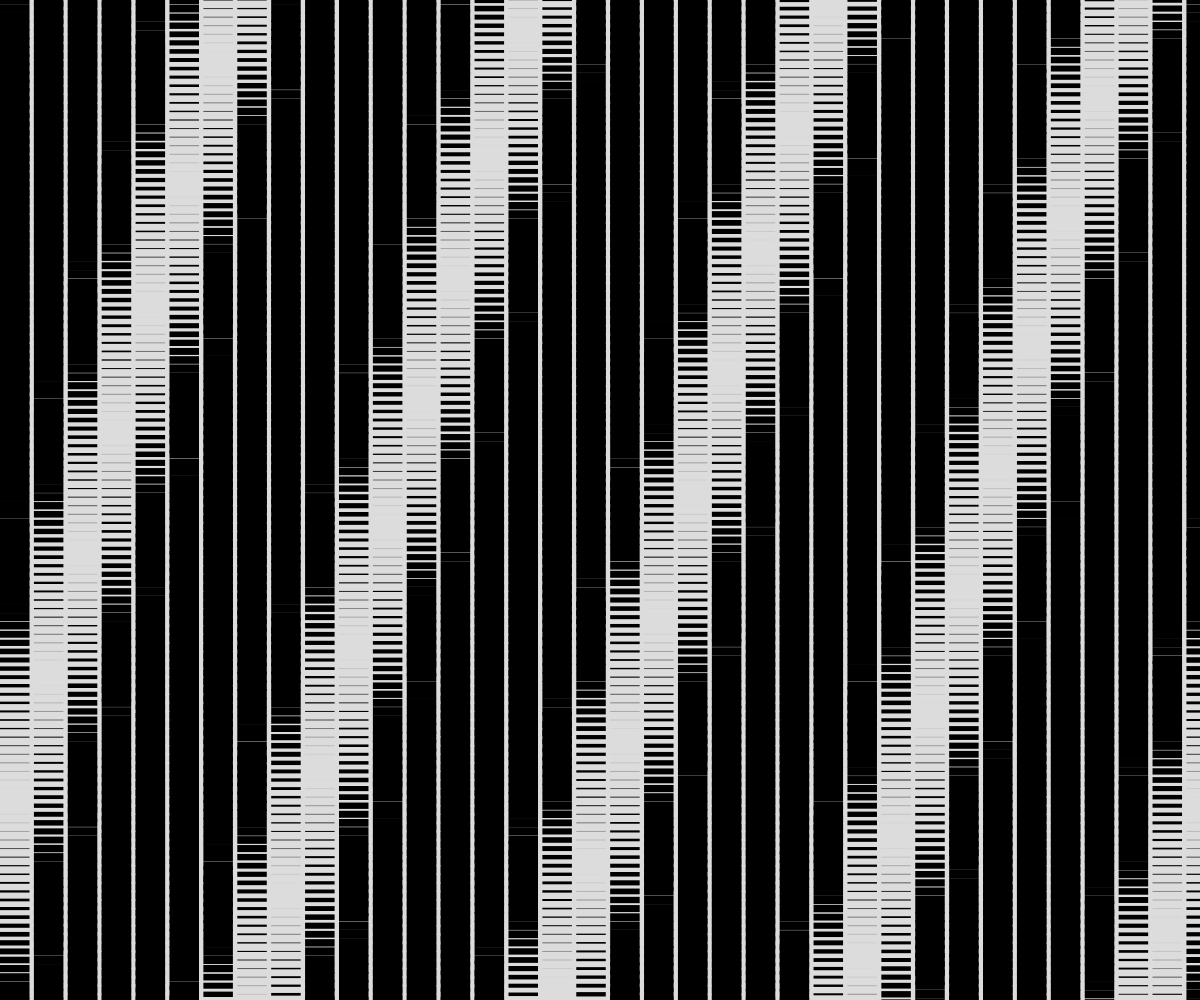
Frame 1 (no input)
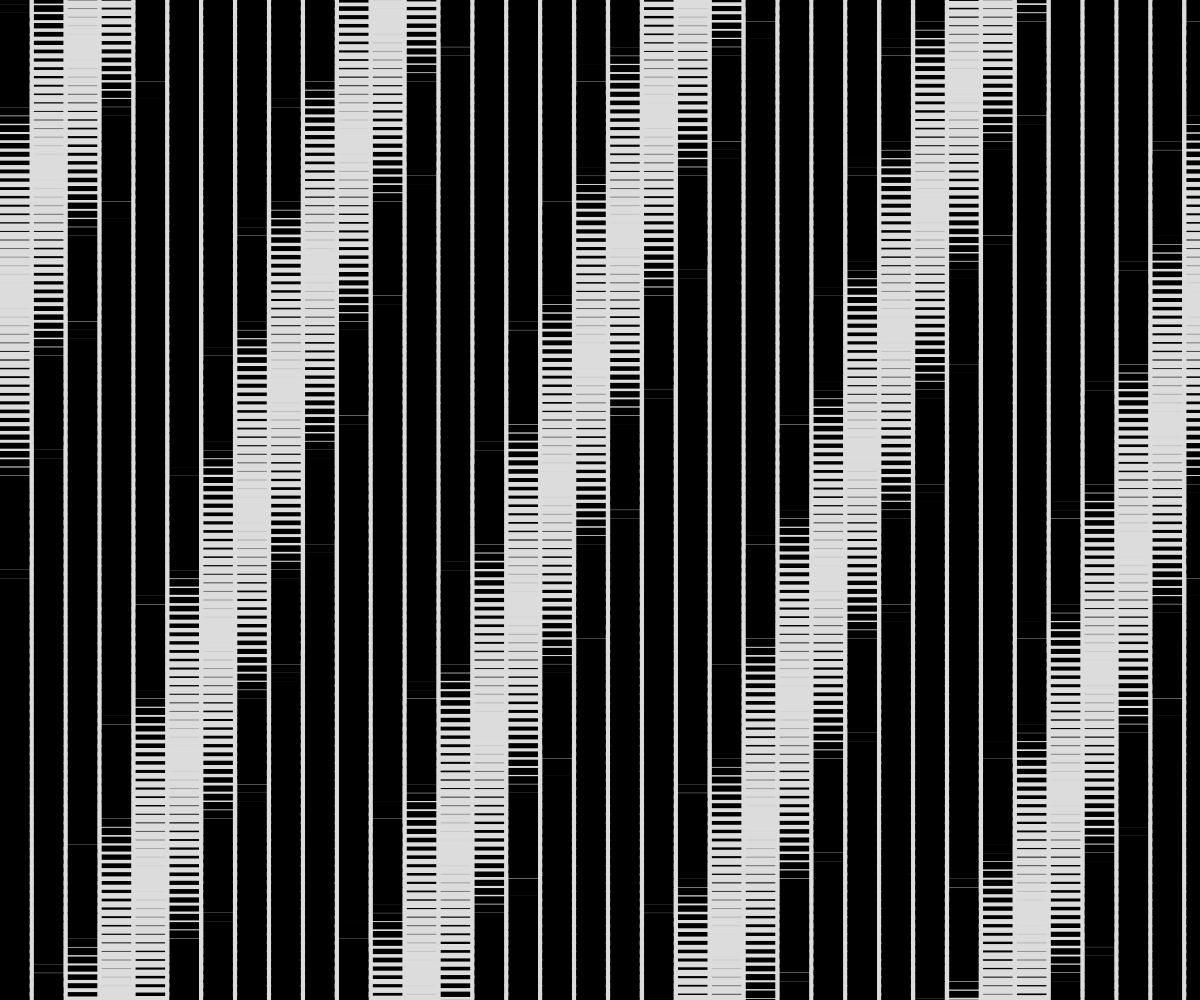
Frame 60 (no input)
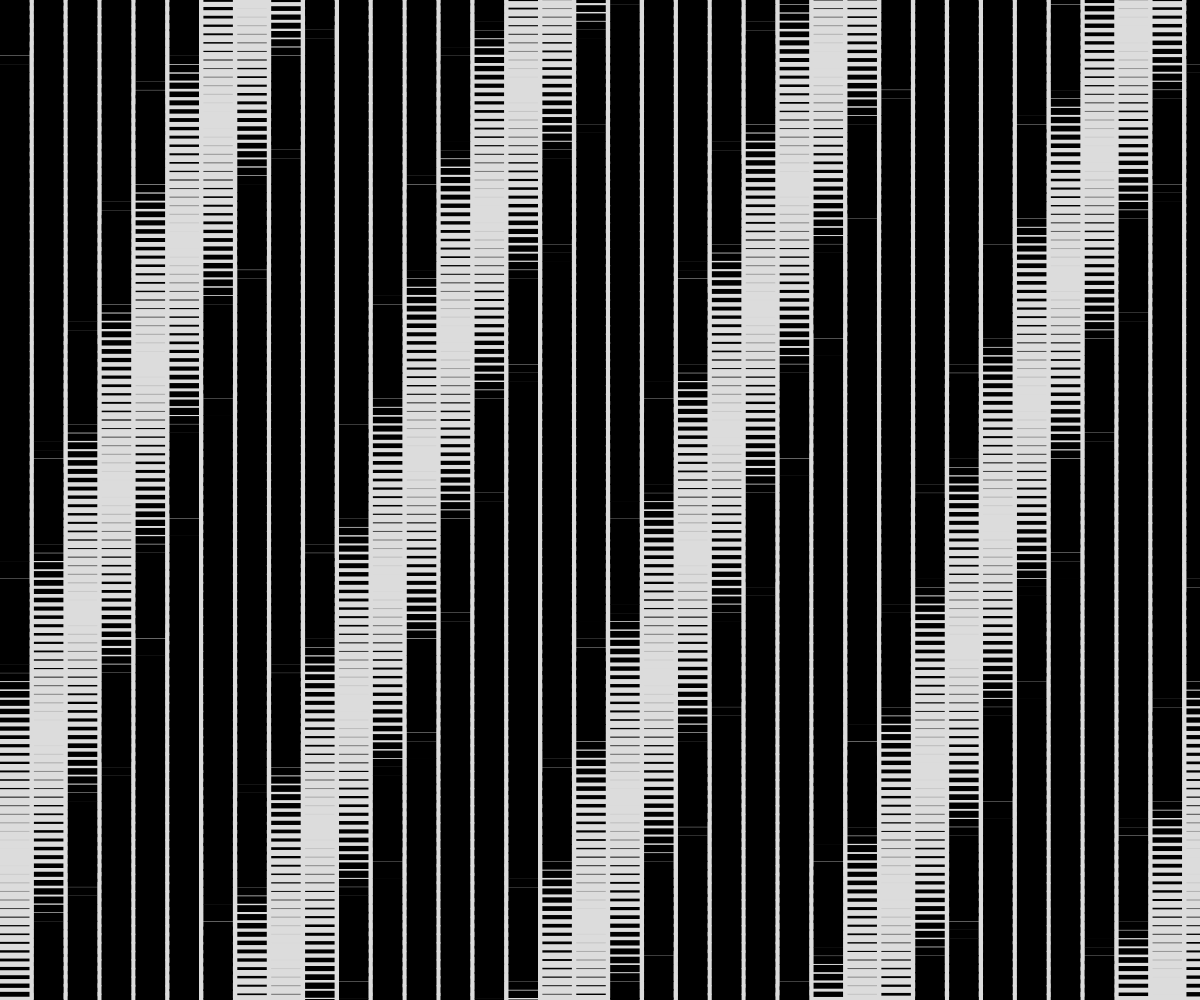
Frame 120 (the mouse pressed at the canvas centre since frame 60)

The p5.js sketch that drew these frames (run headless with seeded random() and noise() and a simulated clock; from frame 60 on, the mouse is pressed at the canvas centre):

// p5.js sketch
// ── sketch.js
function setup() {
  createCanvas(windowWidth, windowHeight);
  //strokeWeight(noise(random(100)));

}

function draw() {
  background(220);

  let abstand = 20;


  /*for (let y = 0; y < height; y += abstand) {
    for (let x = 0 ; x < width ; x += abstand) {

      let strickdicke=(sin(y+x) + 1) * 4;
      strokeWeight(strickdicke);
       line(x, y, x+20, y);
  }
}*/

  let gridX = 29.5;
  let gridY = 140;

  let abstandX = height / gridX;
  let abstandY = width / gridY;

  let anzahl = gridX * gridY*2;

  for (let i = 0; i < anzahl; i++) {

    
    let yreihe = i % gridY;

    let xreihe = (i - yreihe) / gridY;

    let xpos = xreihe * abstandX;
    let ypos = yreihe * abstandY;
 
    let strickdicke = (sin(i / 20 + frameCount/20) + 1) * 4;
   //let strickdicke = noise(sin(i / 20 + frameCount/80) + 1) * 4;
   // let strickdicke = sin(noise((i / 40 + frameCount/-80) + 4) + noise((i / 40 + frameCount/80)+1)) * 6;
    //console.log(strickdicke);

    if (strickdicke < 4) {
      strickdicke = strickdicke *2;
    }
    strokeWeight(strickdicke*2) ;
    strokeCap(SQUARE);

    line(xpos, ypos, xpos + gridX,ypos);
  }


}

// ── style.css
html, body {
  margin: 0;
  padding: 0;
  overflow: hidden;
  font-family: "Jost", sans-serif;
}
canvas {
  display: block;
}

.BackButton {
  font-size: 2rem;
    font-weight: bold;
    border: none;
    color: white;
    text-decoration: none;
    position: absolute;
    width: 50px;
    height: 50px;
  top: 0;
    background-color: black;
}

.BackButton:hover,
.BackButton:focus {
  opacity: .75;
}
